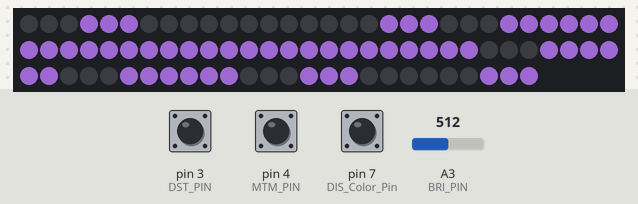
A sketch run on a simulated Arduino Uno, built with avr-gcc and run on an emulated ATmega328P. Shown: 86 RGB LEDs in strip order, left to right, continuing on the next row. Inputs (shaded band) come from the test bench; at power-on: A3 (BRI_PIN) = 512, pin 7 (DIS_Color_Pin) HIGH, pin 3 (DST_PIN) HIGH, pin 4 (MTM_PIN) HIGH. Dim RGB values are drawn brighter than linear; the local clock reads 2024-03-15 10:24:30 at power-on unless the sketch sets it.

Above: at 1.2 s.
1.3 s: A3 (BRI_PIN) set to 716
4.3 s: pin 7 (DIS_Color_Pin) pulled LOW for 0.15 s
At 5.8 s:
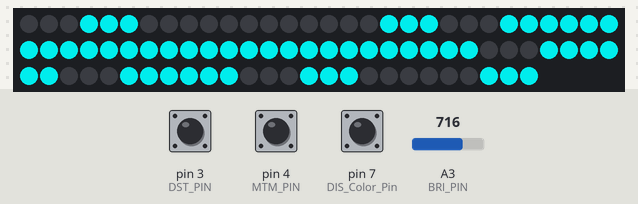
7.4 s: pin 7 (DIS_Color_Pin) pulled LOW for 1 s
At 8.3 s:
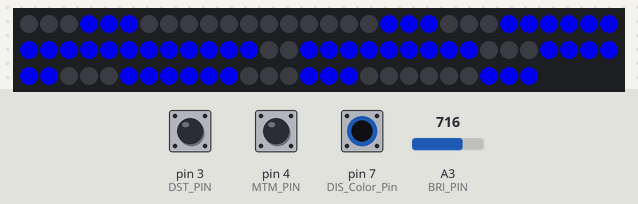
11.4 s: pin 7 (DIS_Color_Pin) pulled LOW for 0.15 s
At 12.7 s:
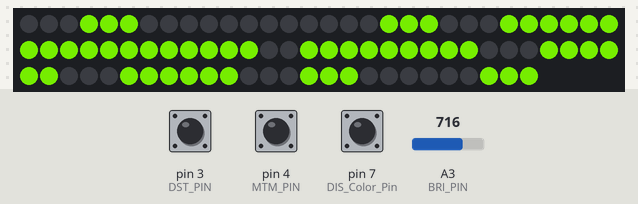
14.5 s: A3 (BRI_PIN) set to 306
17.5 s: pin 3 (DST_PIN) pulled LOW for 3.2 s
At 21.8 s:
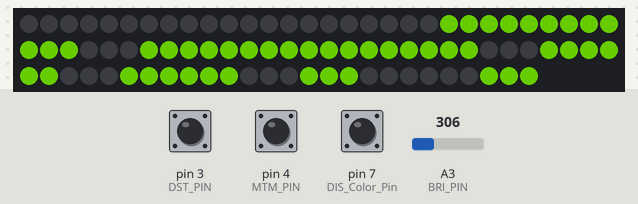
Timing chart, 0 to 23.2 s (numbered marks = the images above; inputs shaded):
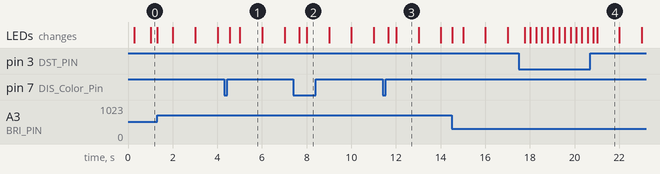

The sketch:

Neopixel_Clock_V2D_3_Final_no_light_adjust.ino
```cpp
/*
  Wanderingmoose Tinkering c2020
*****
  Neopixel Clock V2D_3 May, 2020
  No Adjustment for light brightness
*****
Arduino Nano or Uno will work
  WS2812b LED Seven Segment Clock with DS18B20 temperature sensor.
  Orginal Code found here https://www.youtube.com/watch?v=LojGHyBFE8Q and is heavly moded for DS1307 RTC and DS18B20 temperature sensor.
  Set time on the DS1307 with seperate code. Best option for me at this time. (recommend doing this before running this code to make sure correct time will be displayed)
************

  LDR for light brighness control
  RTC DS1307
  DS18B20 Temperature Sensor
  Three buttons
    -DST/Non-DST
    -24 hour to 12 hour
    -Color change
*/
#include <Wire.h>                 //
#include <FastLED.h>             //https://github.com/FastLED/FastLED
#include <OneWire.h>             // OneWire
#include <DallasTemperature.h>   // DS18B20
#include "RTClib.h"              // RTC

#define NUM_LEDS 86 // 3*7*4 +2  Number of LED controlled in the 4 digits with 2 led for colon
#define COLOR_ORDER GRB  // Define color order for your strip
#define LED_PIN 6 // Data pin for led comunication with WS2812b LEDS
#define DST_PIN 3  // Define DST adjust button pin --> Switch--> gnd
#define MTM_PIN 4   //Define Military or standard time  pin --> Switch--> gnd
#define DIS_Color_Pin 7  // Define Color change button pin --> Switch--> gnd
#define DS18B20_PIN 2   // Temperature communications pin for DS18S20 sensor
#define BRI_PIN A3  // Define Light sensor pin --> to voltage divider of 5VDC(LDR and 1Kohm) --> gnd
RTC_DS1307 RTC;      // RTC Module
OneWire oneWire(DS18B20_PIN);          // OneWire Referenz setzen
DallasTemperature sensors(&oneWire);   // DS18B20 initialisieren

CRGB leds[NUM_LEDS]; // Define LEDs strip -----watch video mentions in discription for order of LEDS, I made my with three LEDS per segment instead of 4.
// 0,0,0 Blank Bar
// 1,1,1 Lit Bar
//    3
// 4    2
//    1
// 5    7
//    6
//  (1 2 3, 4 5 6, 7 8 9, 10 11 12, 13 14 15, 16 17 18, 19 20 21)
byte digits[13][21] = {
  {0, 0, 0, 1, 1, 1, 1, 1, 1, 1, 1, 1, 1, 1, 1, 1, 1, 1, 1, 1, 1}, // Digit 0
  {0, 0, 0, 1, 1, 1, 0, 0, 0, 0, 0, 0, 0, 0, 0, 0, 0, 0, 1, 1, 1}, // Digit 1
  {1, 1, 1, 1, 1, 1, 1, 1, 1, 0, 0, 0, 1, 1, 1, 1, 1, 1, 0, 0, 0}, // Digit 2
  {1, 1, 1, 1, 1, 1, 1, 1, 1, 0, 0, 0, 0, 0, 0, 1, 1, 1, 1, 1, 1}, // Digit 3
  {1, 1, 1, 1, 1, 1, 0, 0, 0, 1, 1, 1, 0, 0, 0, 0, 0, 0, 1, 1, 1}, // Digit 4
  {1, 1, 1, 0, 0, 0, 1, 1, 1, 1, 1, 1, 0, 0, 0, 1, 1, 1, 1, 1, 1}, // Digit 5
  {1, 1, 1, 0, 0, 0, 1, 1, 1, 1, 1, 1, 1, 1, 1, 1, 1, 1, 1, 1, 1}, // Digit 6
  {0, 0, 0, 1, 1, 1, 1, 1, 1, 0, 0, 0, 0, 0, 0, 0, 0, 0, 1, 1, 1}, // Digit 7
  {1, 1, 1, 1, 1, 1, 1, 1, 1, 1, 1, 1, 1, 1, 1, 1, 1, 1, 1, 1, 1}, // Digit 8
  {1, 1, 1, 1, 1, 1, 1, 1, 1, 1, 1, 1, 0, 0, 0, 1, 1, 1, 1, 1, 1}, // Digit 9 | 2D Array for numbers on 7 segment
  {1, 1, 1, 1, 1, 1, 1, 1, 1, 1, 1, 1, 0, 0, 0, 0, 0, 0, 0, 0, 0}, // Digit Degree Symbol
  {0, 0, 0, 0, 0, 0, 1, 1, 1, 1, 1, 1, 1, 1, 1, 1, 1, 1, 0, 0, 0}, // Digit C
  {0, 0, 0, 0, 0, 0, 0, 0, 0, 0, 0, 0, 0, 0, 0, 0, 0, 0, 0, 0, 0}  // Blank
};
bool Dot = true;  //Dot state
bool DST = false; //DST state
bool MTM = false; //Milatary or normal time
bool TempShow = true;
int last_digit = 0;

int buttonPushCounter = 0;   // counter for the number of button presses
int buttonState5;         // current state of the button
int lastButtonState = 9;     // previous state of the button

long ledColor = CRGB::Green; // Color used (in hex) Had to use Green to get red displayed.
//Random colors i picked up
long ColorTable[16] = {
  CRGB::Amethyst,   //0
  CRGB::Aqua,       //1
  CRGB::Blue,       //2
  CRGB::Chartreuse, //3
  CRGB::DarkGreen,  //4
  CRGB::Pink,       //5
  CRGB::Purple,     //6
  CRGB::DeepPink,   //7
  CRGB::SaddleBrown,//8
  CRGB::Gold,       //9
  CRGB::GreenYellow,//10
  CRGB::LightCoral, //11
  CRGB::Tomato,     //12
  CRGB::OrangeRed,  //13
  CRGB::Red,        //14
  CRGB::DarkGoldenrod //15
};

//////////////////////////
void setup() {
  /////////////////////////
  //Serial.begin(9600);
  Wire.begin();
  RTC.begin();
  sensors.begin();
  FastLED.addLeds<WS2812B, LED_PIN, COLOR_ORDER>(leds, NUM_LEDS);
  LEDS.setBrightness(255); // Set initial brightness
  pinMode(DST_PIN, INPUT_PULLUP); // Define DST adjust button pin
  pinMode(MTM_PIN, INPUT_PULLUP); // Define Hours adjust button pin
  pinMode(DIS_Color_Pin, INPUT_PULLUP); //Define Color adjust button pin

}
//////////////////////////
// Get time in a single number, if hours will be a single digit then time will be displayed 155 instead of 0155
int GetTime() {
  /////////////////////////
  DateTime dtime = RTC.now(); // Get Current time
  int hour = dtime.hour();
  int minute = dtime.minute();
  int second = dtime.second();
  if (second % 2 == 0) {
    Dot = false;
  }
  else {
    Dot = true;
  };
  return (hour * 100 + minute);
};

//////////////////////////
// Convert time to array needet for display
void TimeToArray() {
  /////////////////////////
  int dtime = GetTime();  // Get time
  int cursor = 86; // last led number
  ledColor =  ColorTable[(buttonPushCounter)];
  if (DST) {  // if DST is true then add one hour
    dtime -= 100;
  };
  if (MTM) {
    if (dtime >= 1300) {
      dtime -= 1200;
    };
  };
  if (Dot) {
    leds[43] = ledColor;
    leds[42] = ledColor;
  }
  else  {
    leds[43] = 0x000000;
    leds[42] = 0x000000;
  };

  for (int i = 1; i <= 4; i++) {
    int digit = dtime % 10; // get last digit in time
    if (i == 1) {
      cursor = 65;
      for (int k = 0; k <= 20; k++) {
        if (digits[digit][k] == 1) {
          leds[cursor] = ledColor;
        }
        else if (digits[digit][k] == 0) {
          leds[cursor] = 0x000000;
        };
        cursor ++;
      };
      if (digit != last_digit)
      {
        ledColor =  ColorTable[(buttonPushCounter)];
      }
      last_digit = digit;

    }
    else if (i == 2) {
      cursor = 44;
      for (int k = 0; k <= 20; k++) {
        if (digits[digit][k] == 1) {
          leds[cursor] = ledColor;
        }
        else if (digits[digit][k] == 0) {
          leds[cursor] = 0x000000;
        };
        cursor ++;
      };
    }
    else if (i == 3) {
      cursor = 21;

      for (int k = 0; k <= 20; k++) {
        if (digits[digit][k] == 1) {
          leds[cursor] = ledColor;
        }
        else if (digits[digit][k] == 0) {
          leds[cursor] = 0x000000;
        };
        cursor ++;
      };
    }
    else if (i == 4) {
      cursor = 0;
      if (digit == 0) { // this section will make the first digit blank if zero.
        for (int k = 0; k <= 20; k++) {
          if (digits[12][k] == 1) {
            leds[cursor] = ledColor;
          }
          else if (digits[12][k] == 0) {
            leds[cursor] = 0x000000;
          };
          cursor ++;
        };
      }
      else
        for (int k = 0; k <= 20; k++) {
          if (digits[digit][k] == 1) {
            leds[cursor] = ledColor;
          }
          else if (digits[digit][k] == 0) {
            leds[cursor] = 0x000000;
          };
          cursor ++;
        };
    }//end of else if(i==4)
    dtime /= 10;
  };
};

//////////////////////////
// Convert temp to array needed for display
void TempToArray() {
  /////////////////////////
  DateTime dtime = RTC.now();
  ledColor = ColorTable[(buttonPushCounter)];
  if (dtime.second() != 20) {
    TempShow = false;
    return;
  }
  TempShow = true;
  sensors.requestTemperatures();
  int t = sensors.getTempCByIndex(0);
  int celsius = (t  * 100);
  int cursor = 86; // last led number

  leds[43] = 0x000000; //Turn off the colon on the display
  leds[42] = 0x000000;

  for (int i = 1; i <= 4; i++) {
    int digit = celsius % 10; // get last digit in temp
    if (i == 1) {

      cursor = 65; //fourth Digit

      for (int k = 0; k <= 20; k++) {
        if (digits[11][k] == 1) {
          leds[cursor] = ledColor;
        }
        else if (digits[11][k] == 0) {
          leds[cursor] = 0x000000;
        };
        cursor ++;
      };
    }
    else if (i == 2) {
      cursor = 44; //third digit

      for (int k = 0; k <= 20; k++) {
        if (digits[10][k] == 1) {
          leds[cursor] = ledColor;
        }
        else if (digits[10][k] == 0) {
          leds[cursor] = 0x000000;
        };
        cursor ++;
      };
    }
    else if (i == 3) {

      cursor = 21; //Second Digit

      for (int k = 0; k <= 20; k++) {
        if (digits[digit][k] == 1) {
          leds[cursor] = ledColor;
        }
        else if (digits[digit][k] == 0) {
          leds[cursor] = 0x000000;
        };
        cursor ++;
      };
    }
    else if (i == 4) {
      cursor = 0;
      if (digit == 0) { // this section will make the first digit blank if zero.
        for (int k = 0; k <= 20; k++) {
          if (digits[12][k] == 1) {
            leds[cursor] = ledColor;
          }
          else if (digits[12][k] == 0) {
            leds[cursor] = 0x000000;
          };
          cursor ++;
        };
      }
      else
        for (int k = 0; k <= 20; k++) {
          if (digits[digit][k] == 1) {
            leds[cursor] = ledColor;
          }
          else if (digits[digit][k] == 0) {
            leds[cursor] = 0x000000;
          };
          cursor ++;
        };

    }//end of else if(i==4)
    celsius /= 10;
  }
}

////////////////////////// Change time to DST from ST
void DSTcheck() {
  /////////////////////////
  int buttonDST = digitalRead(DST_PIN);
  if (buttonDST == LOW) {
    if (DST) {
      DST = false;
    }
    else if (!DST) {
      DST = true;
    };
    delay(250);
  };
}
////////////////////////// Change time to MTM or normal time
void MTMcheck() {
  /////////////////////////
  int buttonMTM = digitalRead(MTM_PIN);
  if (buttonMTM == LOW) {
    if (MTM) {
      MTM = false;
    }
    else if (!MTM) {
      MTM = true;
    };
    delay(250);
  };
}

///////////////////////////
/* coool effect function*/
void fadeall() {
  for (int i = 0; i < NUM_LEDS; i++) {
    leds[i].nscale8(250);
  };
}
/////////////////////////
//////////////////////////
// Check Light sensor and set brightness accordingly
void BrightnessCheck()
/////////////////////////
{
  const byte sensorPin = BRI_PIN; // light sensor pin
  int sensorValue = analogRead(sensorPin); // Read sensor
  sensorValue = map(sensorValue, 20, 255, 50, 100); //maps sensor value so it will be scaled to 0-255
  LEDS.setBrightness(sensorValue);
 // Serial.print(sensorValue);
  //Serial.print(",  ");
  //Serial.print(analogRead(sensorPin));
   // Serial.println();
}
///////////////////
// Check Button to changes color
void ColorChange()
{ // read the pushbutton up input pin:
  buttonState5 = digitalRead(DIS_Color_Pin);
  //buttonState5 = digitalRead(7);
  // compare the buttonState to its previous state
  if (buttonState5 != lastButtonState) {
    // if the state has changed, increment the counter
    if (buttonState5 == LOW)
    {
      buttonPushCounter++;
    }
    delay(250);
  }
  // save the current state as the last state,
  //for next time through the loop
  lastButtonState = buttonState5;
  if (buttonPushCounter >= 16)
  {
    buttonPushCounter = 0;
  };
}

/////////////////////////
//////////////////
void loop()  // Main loop
/////////////////////////
{
  BrightnessCheck(); // Check brightness
  DSTcheck(); // Check DST
  MTMcheck(); //Check if Military or standard time is used
  ColorChange(); //Check for Color Change
  TimeToArray(); // Get leds array with required configuration
  TempToArray(); //Get leds array with required configuration
  FastLED.show(); // Display leds array
  if (TempShow == true) delay (8000);
}
```

Measured:
- after the input at 4.3 s, the LEDs: first change after 0.26 s (image 1 shows a later state)
- after the input at 7.4 s, the LEDs: first change after 0.26 s (image 2 shows a later state)
- after the input at 11.4 s, the LEDs: first change after 0.26 s (image 3 shows a later state)
- after the input at 17.5 s, the LEDs: change after 0.26 s (image 4)
